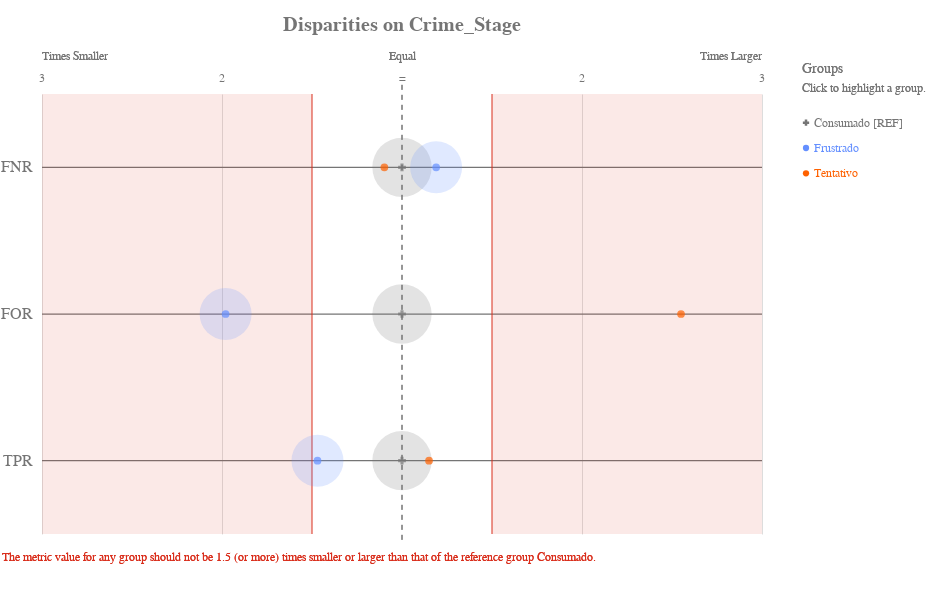

This figure's notebook cell:
### Code cell
ap.disparity(grupo_definido, metrics, 'crime_stage', fairness_threshold = disparity_tolerance)

### Figure 1 — Vega-Lite specification as saved in the notebook (floating-point values rounded to 4 significant figures)
{"config": {"view": {"continuousWidth": 400, "continuousHeight": 300, "strokeWidth": 0}, "axisLeft": {"labelColor": "rgb(117,117,117)", "labelFont": "Arial", "labelFontSize": 16}, "title": {"align": "center", "baseline": "middle", "color": "rgb(117,117,117)", "font": "Arial", "fontSize": 20, "fontWeight": "bold"}}, "layer": [{"data": {"name": "data-f13954335fe7cb3d572699dbbbe0ffdc"}, "mark": {"type": "rule", "stroke": "rgb(117,117,117)", "strokeWidth": 1.25, "tooltip": ""}, "encoding": {"x": {"type": "quantitative", "field": "x", "scale": {"domain": [-2, 2], "range": [40.0, 760.0]}}, "x2": {"field": "x2"}, "y": {"type": "nominal", "axis": {"domain": false, "labelAngle": 0, "labelPadding": -30, "orient": "left", "ticks": false, "title": ""}, "field": "metric", "scale": {"domain": ["FNR", "FOR", "TPR"], "range": [55.0, 495.0]}}}}, {"data": {"name": "data-79dd248bdaa0ea02c535240e8ad022c8"}, "mark": {"type": "rule", "stroke": "rgb(117,117,117)", "strokeDash": [5, 5], "strokeWidth": 1}, "encoding": {"tooltip": {"value": "Consumado [REF]"}, "x": {"value": 400.0}, "y": {"value": 45.83}, "y2": {"value": 504.2}}}, {"data": {"name": "data-c233327f4cd9b4c2df31bf8015c83e4a"}, "mark": {"type": "text", "align": "center", "color": "rgb(117,117,117)", "font": "Arial", "fontSize": 12, "fontWeight": "normal", "tooltip": ""}, "encoding": {"text": {"type": "nominal", "field": "label"}, "x": {"type": "quantitative", "field": "value", "scale": {"domain": [-2, 2], "range": [40.0, 760.0]}}, "y": {"value": 38.5}}}, {"layer": [{"mark": {"type": "text", "align": "left", "fill": "rgb(117,117,117)", "font": "Arial", "fontSize": 12, "fontWeight": "normal", "tooltip": ""}, "encoding": {"text": {"value": "Times Smaller"}, "x": {"value": 40.0}, "y": {"value": 16.5}}}, {"mark": {"type": "text", "align": "right", "fill": "rgb(117,117,117)", "font": "Arial", "fontSize": 12, "fontWeight": "normal", "tooltip": ""}, "encoding": {"text": {"value": "Times Larger"}, "x": {"value": 760.0}, "y": {"value": 16.5}}}, {"mark": {"type": "text", "align": "center", "fill": "rgb(117,117,117)", "font": "Arial", "fontSize": 12, "fontWeight": "normal", "tooltip": ""}, "encoding": {"text": {"value": "Equal"}, "x": {"value": 400.0}, "y": {"value": 16.5}}}], "data": {"name": "data-79dd248bdaa0ea02c535240e8ad022c8"}}, {"layer": [{"mark": {"type": "rule", "opacity": 0.8, "stroke": "rgb(217, 46, 28)", "strokeWidth": 1.25, "tooltip": ""}, "encoding": {"x": {"type": "quantitative", "field": "min", "scale": {"domain": [-2, 2], "range": [40.0, 760.0]}}, "y": {"value": 55.0}, "y2": {"value": 495.0}}}, {"mark": {"type": "rule", "opacity": 0.8, "stroke": "rgb(217, 46, 28)", "strokeWidth": 1.25, "tooltip": ""}, "encoding": {"x": {"type": "quantitative", "field": "max", "scale": {"domain": [-2, 2], "range": [40.0, 760.0]}}, "y": {"value": 55.0}, "y2": {"value": 495.0}}}, {"layer": [{"mark": {"type": "rect", "fill": "rgb(217, 46, 28)", "opacity": 0.1, "tooltip": ""}, "encoding": {"x": {"type": "quantitative", "field": "min", "scale": {"domain": [-2, 2], "range": [40.0, 760.0]}}, "x2": {"field": "lower_end"}, "y": {"value": 55.0}, "y2": {"value": 495.0}}}, {"mark": {"type": "rect", "fill": "rgb(217, 46, 28)", "opacity": 0.1, "tooltip": ""}, "encoding": {"x": {"type": "quantitative", "field": "max", "scale": {"domain": [-2, 2], "range": [40.0, 760.0]}}, "x2": {"field": "upper_end"}, "y": {"value": 55.0}, "y2": {"value": 495.0}}}]}, {"data": {"name": "data-79dd248bdaa0ea02c535240e8ad022c8"}, "mark": {"type": "text", "align": "left", "baseline": "top", "fill": "rgb(217, 46, 28)", "font": "Arial", "fontSize": 12, "fontWeight": "normal", "tooltip": ""}, "encoding": {"text": {"value": "The metric value for any group should not be 1.5 (or more) times smaller or larger than that of the reference group Consumado."}, "x": {"value": 0}, "y": {"value": 513.3}}}], "data": {"name": "data-11d5890412809b582c0a6b685ba430ea"}}, {"layer": [{"mark": "circle"}, {"data": {"name": "data-c41289eb5d1352db164b4ea3611f98e5"}, "mark": {"type": "circle", "opacity": 0.2}, "encoding": {"color": {"condition": {"type": "nominal", "field": "attribute_value", "legend": null, "scale": {"domain": ["Consumado", "Frustrado", "Tentativo"], "range": ["rgb(117,117,117)", "rgb(100, 143, 255)", "rgb(254, 97, 0)", "rgb(220, 38, 127)", "rgb(255, 176, 0)", "rgb(120, 94, 240)"]}, "selection": "selector241"}, "value": "rgb(224,224,224)"}, "size": {"type": "quantitative", "field": "group_size", "legend": null, "scale": {"domain": [0, 8122.0], "range": [0, 4224.0]}}, "tooltip": [{"type": "nominal", "field": "attribute_value", "title": "Group"}, {"type": "nominal", "field": "tooltip_group_size", "title": "Group Size"}, {"type": "nominal", "field": "tooltip_disparity_explanation_fnr", "title": "Disparity"}, {"type": "quantitative", "field": "fnr", "format": ".2f", "title": "FNR"}], "x": {"type": "quantitative", "axis": {"domain": false, "labels": false, "ticks": false, "title": null, "values": [1, 2, -2, -1]}, "field": "fnr_disparity_scaled", "scale": {"domain": [-2, 2], "range": [40.0, 760.0]}}, "y": {"type": "nominal", "axis": {"domain": false, "grid": false, "labels": false, "ticks": false, "title": " "}, "field": "metric_variable", "scale": {"domain": ["FNR", "FOR", "TPR"], "range": [55.0, 495.0]}}}, "selection": {"selector243": {"type": "multi", "empty": "all", "fields": ["attribute_value"]}}, "transform": [{"calculate": "'FNR'", "as": "metric_variable"}]}, {"data": {"name": "data-c41289eb5d1352db164b4ea3611f98e5"}, "mark": {"type": "circle", "opacity": 0.2}, "encoding": {"color": {"condition": {"type": "nominal", "field": "attribute_value", "legend": null, "scale": {"domain": ["Consumado", "Frustrado", "Tentativo"], "range": ["rgb(117,117,117)", "rgb(100, 143, 255)", "rgb(254, 97, 0)", "rgb(220, 38, 127)", "rgb(255, 176, 0)", "rgb(120, 94, 240)"]}, "selection": "selector241"}, "value": "rgb(224,224,224)"}, "size": {"type": "quantitative", "field": "group_size", "legend": null, "scale": {"domain": [0, 8122.0], "range": [0, 4224.0]}}, "tooltip": [{"type": "nominal", "field": "attribute_value", "title": "Group"}, {"type": "nominal", "field": "tooltip_group_size", "title": "Group Size"}, {"type": "nominal", "field": "tooltip_disparity_explanation_for", "title": "Disparity"}, {"type": "quantitative", "field": "for", "format": ".2f", "title": "FOR"}], "x": {"type": "quantitative", "axis": {"domain": false, "labels": false, "ticks": false, "title": null, "values": [1, 2, -2, -1]}, "field": "for_disparity_scaled", "scale": {"domain": [-2, 2], "range": [40.0, 760.0]}}, "y": {"type": "nominal", "axis": {"domain": false, "grid": false, "labels": false, "ticks": false, "title": " "}, "field": "metric_variable", "scale": {"domain": ["FNR", "FOR", "TPR"], "range": [55.0, 495.0]}}}, "selection": {"selector245": {"type": "multi", "empty": "all", "fields": ["attribute_value"]}}, "transform": [{"calculate": "'FOR'", "as": "metric_variable"}]}, {"data": {"name": "data-c41289eb5d1352db164b4ea3611f98e5"}, "mark": {"type": "circle", "opacity": 0.2}, "encoding": {"color": {"condition": {"type": "nominal", "field": "attribute_value", "legend": null, "scale": {"domain": ["Consumado", "Frustrado", "Tentativo"], "range": ["rgb(117,117,117)", "rgb(100, 143, 255)", "rgb(254, 97, 0)", "rgb(220, 38, 127)", "rgb(255, 176, 0)", "rgb(120, 94, 240)"]}, "selection": "selector241"}, "value": "rgb(224,224,224)"}, "size": {"type": "quantitative", "field": "group_size", "legend": null, "scale": {"domain": [0, 8122.0], "range": [0, 4224.0]}}, "tooltip": [{"type": "nominal", "field": "attribute_value", "title": "Group"}, {"type": "nominal", "field": "tooltip_group_size", "title": "Group Size"}, {"type": "nominal", "field": "tooltip_disparity_explanation_tpr", "title": "Disparity"}, {"type": "quantitative", "field": "tpr", "format": ".2f", "title": "TPR"}], "x": {"type": "quantitative", "axis": {"domain": false, "labels": false, "ticks": false, "title": null, "values": [1, 2, -2, -1]}, "field": "tpr_disparity_scaled", "scale": {"domain": [-2, 2], "range": [40.0, 760.0]}}, "y": {"type": "nominal", "axis": {"domain": false, "grid": false, "labels": false, "ticks": false, "title": " "}, "field": "metric_variable", "scale": {"domain": ["FNR", "FOR", "TPR"], "range": [55.0, 495.0]}}}, "selection": {"selector247": {"type": "multi", "empty": "all", "fields": ["attribute_value"]}}, "transform": [{"calculate": "'TPR'", "as": "metric_variable"}]}, {"layer": [{"mark": "point"}, {"data": {"name": "data-c41289eb5d1352db164b4ea3611f98e5"}, "mark": {"type": "point", "filled": true, "size": 60}, "encoding": {"color": {"condition": {"type": "nominal", "field": "attribute_value", "legend": null, "scale": {"domain": ["Consumado", "Frustrado", "Tentativo"], "range": ["rgb(117,117,117)", "rgb(100, 143, 255)", "rgb(254, 97, 0)", "rgb(220, 38, 127)", "rgb(255, 176, 0)", "rgb(120, 94, 240)"]}, "selection": "selector241"}, "value": "rgb(224,224,224)"}, "shape": {"type": "nominal", "field": "attribute_value", "legend": null, "scale": {"domain": ["Consumado", "Frustrado", "Tentativo"], "range": ["cross", "circle", "circle"]}}, "tooltip": [{"type": "nominal", "field": "attribute_value", "title": "Group"}, {"type": "nominal", "field": "tooltip_group_size", "title": "Group Size"}, {"type": "nominal", "field": "tooltip_disparity_explanation_fnr", "title": "Disparity"}, {"type": "quantitative", "field": "fnr", "format": ".2f", "title": "FNR"}], "x": {"type": "quantitative", "axis": {"domain": false, "labels": false, "ticks": false, "title": null, "values": [1, 2, -2, -1]}, "field": "fnr_disparity_scaled", "scale": {"domain": [-2, 2], "range": [40.0, 760.0]}}, "y": {"type": "nominal", "axis": {"domain": false, "grid": false, "labels": false, "ticks": false, "title": " "}, "field": "metric_variable", "scale": {"domain": ["FNR", "FOR", "TPR"], "range": [55.0, 495.0]}}}, "selection": {"selector242": {"type": "multi", "empty": "all", "fields": ["attribute_value"]}}, "transform": [{"calculate": "'FNR'", "as": "metric_variable"}]}, {"data": {"name": "data-c41289eb5d1352db164b4ea3611f98e5"}, "mark": {"type": "point", "filled": true, "size": 60}, "encoding": {"color": {"condition": {"type": "nominal", "field": "attribute_value", "legend": null, "scale": {"domain": ["Consumado", "Frustrado", "Tentativo"], "range": ["rgb(117,117,117)", "rgb(100, 143, 255)", "rgb(254, 97, 0)", "rgb(220, 38, 127)", "rgb(255, 176, 0)", "rgb(120, 94, 240)"]}, "selection": "selector241"}, "value": "rgb(224,224,224)"}, "shape": {"type": "nominal", "field": "attribute_value", "legend": null, "scale": {"domain": ["Consumado", "Frustrado", "Tentativo"], "range": ["cross", "circle", "circle"]}}, "tooltip": [{"type": "nominal", "field": "attribute_value", "title": "Group"}, {"type": "nominal", "field": "tooltip_group_size", "title": "Group Size"}, {"type": "nominal", "field": "tooltip_disparity_explanation_for", "title": "Disparity"}, {"type": "quantitative", "field": "for", "format": ".2f", "title": "FOR"}], "x": {"type": "quantitative", "axis": {"domain": false, "labels": false, "ticks": false, "title": null, "values": [1, 2, -2, -1]}, "field": "for_disparity_scaled", "scale": {"domain": [-2, 2], "range": [40.0, 760.0]}}, "y": {"type": "nominal", "axis": {"domain": false, "grid": false, "labels": false, "ticks": false, "title": " "}, "field": "metric_variable", "scale": {"domain": ["FNR", "FOR", "TPR"], "range": [55.0, 495.0]}}}, "selection": {"selector244": {"type": "multi", "empty": "all", "fields": ["attribute_value"]}}, "transform": [{"calculate": "'FOR'", "as": "metric_variable"}]}, {"data": {"name": "data-c41289eb5d1352db164b4ea3611f98e5"}, "mark": {"type": "point", "filled": true, "size": 60}, "encoding": {"color": {"condition": {"type": "nominal", "field": "attribute_value", "legend": null, "scale": {"domain": ["Consumado", "Frustrado", "Tentativo"], "range": ["rgb(117,117,117)", "rgb(100, 143, 255)", "rgb(254, 97, 0)", "rgb(220, 38, 127)", "rgb(255, 176, 0)", "rgb(120, 94, 240)"]}, "selection": "selector241"}, "value": "rgb(224,224,224)"}, "shape": {"type": "nominal", "field": "attribute_value", "legend": null, "scale": {"domain": ["Consumado", "Frustrado", "Tentativo"], "range": ["cross", "circle", "circle"]}}, "tooltip": [{"type": "nominal", "field": "attribute_value", "title": "Group"}, {"type": "nominal", "field": "tooltip_group_size", "title": "Group Size"}, {"type": "nominal", "field": "tooltip_disparity_explanation_tpr", "title": "Disparity"}, {"type": "quantitative", "field": "tpr", "format": ".2f", "title": "TPR"}], "x": {"type": "quantitative", "axis": {"domain": false, "labels": false, "ticks": false, "title": null, "values": [1, 2, -2, -1]}, "field": "tpr_disparity_scaled", "scale": {"domain": [-2, 2], "range": [40.0, 760.0]}}, "y": {"type": "nominal", "axis": {"domain": false, "grid": false, "labels": false, "ticks": false, "title": " "}, "field": "metric_variable", "scale": {"domain": ["FNR", "FOR", "TPR"], "range": [55.0, 495.0]}}}, "selection": {"selector246": {"type": "multi", "empty": "all", "fields": ["attribute_value"]}}, "transform": [{"calculate": "'TPR'", "as": "metric_variable"}]}]}]}, {"layer": [{"mark": {"type": "point", "filled": true, "opacity": 1, "size": 39.48}, "encoding": {"color": {"condition": {"type": "nominal", "field": "attribute_value", "legend": null, "scale": {"domain": ["Consumado", "Frustrado", "Tentativo"], "range": ["rgb(117,117,117)", "rgb(100, 143, 255)", "rgb(254, 97, 0)", "rgb(220, 38, 127)", "rgb(255, 176, 0)", "rgb(120, 94, 240)"]}, "selection": "selector241"}, "value": "rgb(224,224,224)"}, "shape": {"type": "nominal", "field": "attribute_value", "legend": null, "scale": {"domain": ["Consumado", "Frustrado", "Tentativo"], "range": ["cross", "circle", "circle"]}}, "x": {"value": 804}, "y": {"type": "nominal", "axis": {"domain": false, "grid": false, "labels": false, "ticks": false, "title": " "}, "field": "attribute_value", "scale": {"domain": ["Consumado", "Frustrado", "Tentativo"], "range": [71, 147]}}}, "selection": {"selector241": {"type": "multi", "empty": "all", "fields": ["attribute_value"]}}}, {"mark": {"type": "text", "align": "left", "baseline": "middle", "font": "Arial", "fontSize": 12, "fontWeight": "normal"}, "encoding": {"color": {"condition": {"type": "nominal", "field": "attribute_value", "legend": null, "scale": {"domain": ["Consumado", "Frustrado", "Tentativo"], "range": ["rgb(117,117,117)", "rgb(100, 143, 255)", "rgb(254, 97, 0)", "rgb(220, 38, 127)", "rgb(255, 176, 0)", "rgb(120, 94, 240)"]}, "selection": "selector241"}, "value": "rgb(224,224,224)"}, "text": {"type": "nominal", "field": "label"}, "x": {"value": 812}, "y": {"type": "nominal", "axis": {"domain": false, "grid": false, "labels": false, "ticks": false, "title": " "}, "field": "attribute_value", "scale": {"domain": ["Consumado", "Frustrado", "Tentativo"], "range": [71, 147]}}}, "selection": {"selector248": {"type": "multi", "empty": "all", "fields": ["attribute_value"]}}}, {"data": {"name": "data-79dd248bdaa0ea02c535240e8ad022c8"}, "mark": {"type": "text", "align": "left", "baseline": "middle", "color": "rgb(117,117,117)", "font": "Arial", "fontSize": 12, "fontWeight": "normal"}, "encoding": {"text": {"value": "Click to highlight a group."}, "x": {"value": 800}, "y": {"value": 49}}}, {"data": {"name": "data-79dd248bdaa0ea02c535240e8ad022c8"}, "mark": {"type": "text", "align": "left", "baseline": "middle", "color": "rgb(117,117,117)", "font": "Arial", "fontSize": 14, "fontWeight": "normal"}, "encoding": {"text": {"value": "Groups"}, "x": {"value": 800}, "y": {"value": 30}}}], "data": {"name": "data-5f460b2281ce654008106d954be18b1d"}}], "height": 550, "padding": {"top": 15, "bottom": 10}, "resolve": {"scale": {"size": "independent", "y": "independent"}}, "title": "Disparities on Crime_Stage", "width": 800, "$schema": "https://vega.github.io/schema/vega-lite/v4.8.1.json", "datasets": {"data-f13954335fe7cb3d572699dbbbe0ffdc": [{"metric": "FNR", "x": -2, "x2": 2}, {"metric": "FOR", "x": -2, "x2": 2}, {"metric": "TPR", "x": -2, "x2": 2}], "data-79dd248bdaa0ea02c535240e8ad022c8": [{"a": 1, "b": 0}, {"a": 1, "b": 0}], "data-c233327f4cd9b4c2df31bf8015c83e4a": [{"value": 1, "label": 2}, {"value": 2, "label": 3}, {"value": -2, "label": 3}, {"value": -1, "label": 2}, {"value": 0, "label": "="}], "data-11d5890412809b582c0a6b685ba430ea": [{"min": -0.5, "max": 0.5, "lower_end": -2, "upper_end": 2}], "data-c41289eb5d1352db164b4ea3611f98e5": [{"attribute_name": "crime_stage", "attribute_value": "Consumado", "group_size": 6768, "total_entities": 11987, "fnr": 0.6274, "for": 0.2852, "tpr": 0.3726, "fnr_disparity": 1.0, "for_disparity": 1.0, "tpr_disparity": 1.0, "fnr_disparity_scaled": 0.0, "for_disparity_scaled": 0.0, "tpr_disparity_scaled": 0.0, "tooltip_group_size": "6,768 (56.46%)", "tooltip_disparity_explanation_fnr": "Reference group", "tooltip_disparity_explanation_for": "Reference group", "tooltip_disparity_explanation_tpr": "Reference group"}, {"attribute_name": "crime_stage", "attribute_value": "Frustrado", "group_size": 5191, "total_entities": 11987, "fnr": 0.7464, "for": 0.144, "tpr": 0.2536, "fnr_disparity": 1.19, "for_disparity": 0.5051, "tpr_disparity": 0.6805, "fnr_disparity_scaled": 0.1897, "for_disparity_scaled": -0.98, "tpr_disparity_scaled": -0.4695, "tooltip_group_size": "5,191 (43.31%)", "tooltip_disparity_explanation_fnr": "1.19 times larger FNR than the reference group", "tooltip_disparity_explanation_for": "1.98 times smaller FOR than the reference group", "tooltip_disparity_explanation_tpr": "1.47 times smaller TPR than the reference group"}, {"attribute_name": "crime_stage", "attribute_value": "Tentativo", "group_size": 28, "total_entities": 11987, "fnr": 0.5714, "for": 0.7273, "tpr": 0.4286, "fnr_disparity": 0.9108, "for_disparity": 2.55, "tpr_disparity": 1.15, "fnr_disparity_scaled": -0.09794, "for_disparity_scaled": 1.55, "tpr_disparity_scaled": 0.1502, "tooltip_group_size": "28 (0.23%)", "tooltip_disparity_explanation_fnr": "1.10 times smaller FNR than the reference group", "tooltip_disparity_explanation_for": "2.55 times larger FOR than the reference group", "tooltip_disparity_explanation_tpr": "1.15 times larger TPR than the reference group"}], "data-5f460b2281ce654008106d954be18b1d": [{"attribute_value": "Consumado", "label": "Consumado [REF]"}, {"attribute_value": "Frustrado", "label": "Frustrado"}, {"attribute_value": "Tentativo", "label": "Tentativo"}]}}
